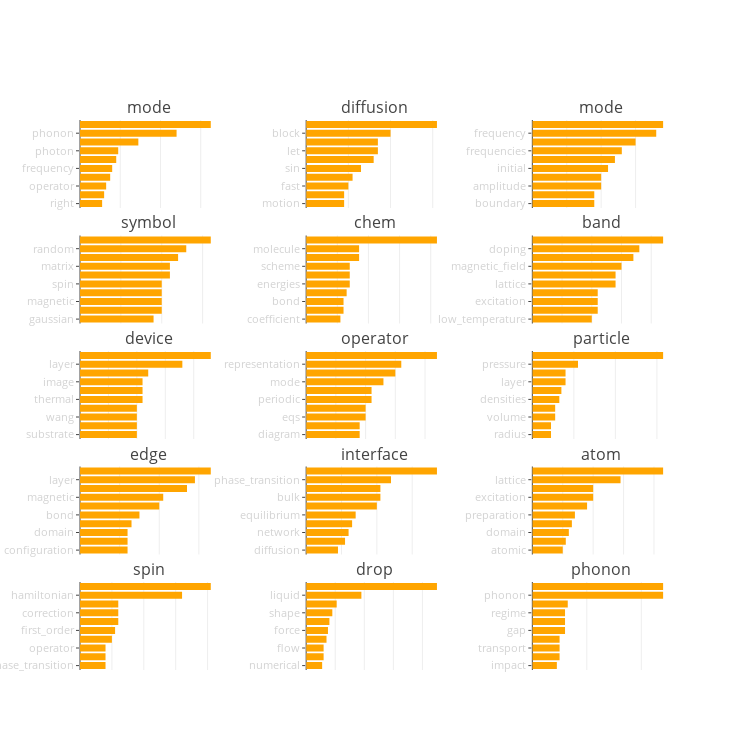

Notebook source saved alongside this figure:
### Code cell
draw_barchart(volume) # volume topics

### Figure 1 — Plotly figure (JSON) as saved in the notebook; plotly's stock layout.template omitted (floating-point values rounded to 4 significant figures)
{"data": [{"marker": {"color": "orange"}, "name": "topic #1", "orientation": "h", "type": "bar", "x": [0.011, 0.012, 0.013, 0.015, 0.016, 0.018, 0.019, 0.029, 0.048, 0.065], "xaxis": "x1", "y": ["right", "correlation", "operator", "resonance", "frequency", "flow", "photon", "wave", "phonon", "mode"], "yaxis": "y1"}, {"marker": {"color": "orange"}, "name": "topic #2", "orientation": "h", "type": "bar", "x": [0.009, 0.009, 0.01, 0.011, 0.013, 0.016, 0.017, 0.017, 0.02, 0.031], "xaxis": "x2", "y": ["motion", "operator", "fast", "cos", "sin", "matrix", "let", "site", "block", "diffusion"], "yaxis": "y2"}, {"marker": {"color": "orange"}, "name": "topic #3", "orientation": "h", "type": "bar", "x": [0.009, 0.009, 0.01, 0.01, 0.011, 0.012, 0.013, 0.015, 0.018, 0.019], "xaxis": "x3", "y": ["boundary", "weak", "amplitude", "optical", "initial", "response", "frequencies", "regime", "frequency", "mode"], "yaxis": "y3"}, {"marker": {"color": "orange"}, "name": "topic #4", "orientation": "h", "type": "bar", "x": [0.009, 0.01, 0.01, 0.01, 0.01, 0.011, 0.011, 0.012, 0.013, 0.016], "xaxis": "x4", "y": ["gaussian", "probability", "magnetic", "correlation", "spin", "error", "matrix", "distribution", "random", "symbol"], "yaxis": "y4"}, {"marker": {"color": "orange"}, "name": "topic #5", "orientation": "h", "type": "bar", "x": [0.011, 0.012, 0.012, 0.013, 0.014, 0.014, 0.014, 0.017, 0.017, 0.042], "xaxis": "x5", "y": ["coefficient", "correlation", "bond", "electronic", "energies", "space", "scheme", "group", "molecule", "chem"], "yaxis": "y5"}, {"marker": {"color": "orange"}, "name": "topic #6", "orientation": "h", "type": "bar", "x": [0.01, 0.011, 0.011, 0.011, 0.014, 0.014, 0.015, 0.017, 0.018, 0.022], "xaxis": "x6", "y": ["low_temperature", "ion", "excitation", "pressure", "lattice", "spin", "magnetic_field", "magnetic", "doping", "band"], "yaxis": "y6"}, {"marker": {"color": "orange"}, "name": "topic #7", "orientation": "h", "type": "bar", "x": [0.01, 0.01, 0.01, 0.01, 0.011, 0.011, 0.011, 0.012, 0.018, 0.023], "xaxis": "x7", "y": ["substrate", "prepared", "wang", "film", "thermal", "peak", "image", "channel", "layer", "device"], "yaxis": "y7"}, {"marker": {"color": "orange"}, "name": "topic #8", "orientation": "h", "type": "bar", "x": [0.009, 0.009, 0.01, 0.01, 0.011, 0.011, 0.013, 0.015, 0.016, 0.022], "xaxis": "x8", "y": ["diagram", "space", "eqs", "fermion", "periodic", "momentum", "mode", "spin", "representation", "operator"], "yaxis": "y8"}, {"marker": {"color": "orange"}, "name": "topic #9", "orientation": "h", "type": "bar", "x": [0.009, 0.009, 0.011, 0.011, 0.013, 0.014, 0.016, 0.016, 0.022, 0.063], "xaxis": "x9", "y": ["radius", "shape", "volume", "oscillation", "densities", "velocity", "layer", "force", "pressure", "particle"], "yaxis": "y9"}, {"marker": {"color": "orange"}, "name": "topic #10", "orientation": "h", "type": "bar", "x": [0.012, 0.012, 0.012, 0.013, 0.015, 0.02, 0.021, 0.027, 0.029, 0.033], "xaxis": "x10", "y": ["configuration", "profile", "domain", "boundary", "bond", "spin", "magnetic", "atom", "layer", "edge"], "yaxis": "y10"}, {"marker": {"color": "orange"}, "name": "topic #11", "orientation": "h", "type": "bar", "x": [0.009, 0.011, 0.012, 0.013, 0.014, 0.02, 0.021, 0.021, 0.024, 0.037], "xaxis": "x11", "y": ["diffusion", "pattern", "network", "continuous", "equilibrium", "rate", "bulk", "spin", "phase_transition", "interface"], "yaxis": "y11"}, {"marker": {"color": "orange"}, "name": "topic #12", "orientation": "h", "type": "bar", "x": [0.01, 0.011, 0.012, 0.013, 0.014, 0.018, 0.02, 0.02, 0.029, 0.043], "xaxis": "x12", "y": ["atomic", "distribution", "domain", "optical", "preparation", "ground_state", "excitation", "frequency", "lattice", "atom"], "yaxis": "y12"}, {"marker": {"color": "orange"}, "name": "topic #13", "orientation": "h", "type": "bar", "x": [0.008, 0.008, 0.008, 0.01, 0.011, 0.012, 0.012, 0.012, 0.032, 0.041], "xaxis": "x13", "y": ["phase_transition", "magnetic_field", "operator", "fermion", "first_order", "lattice", "correction", "ground_state", "hamiltonian", "spin"], "yaxis": "y13"}, {"marker": {"color": "orange"}, "name": "topic #14", "orientation": "h", "type": "bar", "x": [0.011, 0.012, 0.012, 0.014, 0.015, 0.016, 0.018, 0.021, 0.038, 0.09], "xaxis": "x14", "y": ["numerical", "motion", "flow", "configuration", "force", "interface", "shape", "volume", "liquid", "drop"], "yaxis": "y14"}, {"marker": {"color": "orange"}, "name": "topic #15", "orientation": "h", "type": "bar", "x": [0.009, 0.01, 0.01, 0.01, 0.012, 0.012, 0.012, 0.013, 0.048, 0.048], "xaxis": "x15", "y": ["impact", "doping", "transport", "force", "gap", "layer", "regime", "ter", "phonon", "scattering"], "yaxis": "y15"}], "layout": {"annotations": [{"font": {"size": 16}, "showarrow": false, "text": "mode", "x": 0.1167, "xanchor": "center", "xref": "paper", "y": 1, "yanchor": "bottom", "yref": "paper"}, {"font": {"size": 16}, "showarrow": false, "text": "diffusion", "x": 0.5, "xanchor": "center", "xref": "paper", "y": 1, "yanchor": "bottom", "yref": "paper"}, {"font": {"size": 16}, "showarrow": false, "text": "mode", "x": 0.8833, "xanchor": "center", "xref": "paper", "y": 1, "yanchor": "bottom", "yref": "paper"}, {"font": {"size": 16}, "showarrow": false, "text": "symbol", "x": 0.1167, "xanchor": "center", "xref": "paper", "y": 0.79, "yanchor": "bottom", "yref": "paper"}, {"font": {"size": 16}, "showarrow": false, "text": "chem", "x": 0.5, "xanchor": "center", "xref": "paper", "y": 0.79, "yanchor": "bottom", "yref": "paper"}, {"font": {"size": 16}, "showarrow": false, "text": "band", "x": 0.8833, "xanchor": "center", "xref": "paper", "y": 0.79, "yanchor": "bottom", "yref": "paper"}, {"font": {"size": 16}, "showarrow": false, "text": "device", "x": 0.1167, "xanchor": "center", "xref": "paper", "y": 0.58, "yanchor": "bottom", "yref": "paper"}, {"font": {"size": 16}, "showarrow": false, "text": "operator", "x": 0.5, "xanchor": "center", "xref": "paper", "y": 0.58, "yanchor": "bottom", "yref": "paper"}, {"font": {"size": 16}, "showarrow": false, "text": "particle", "x": 0.8833, "xanchor": "center", "xref": "paper", "y": 0.58, "yanchor": "bottom", "yref": "paper"}, {"font": {"size": 16}, "showarrow": false, "text": "edge", "x": 0.1167, "xanchor": "center", "xref": "paper", "y": 0.37, "yanchor": "bottom", "yref": "paper"}, {"font": {"size": 16}, "showarrow": false, "text": "interface", "x": 0.5, "xanchor": "center", "xref": "paper", "y": 0.37, "yanchor": "bottom", "yref": "paper"}, {"font": {"size": 16}, "showarrow": false, "text": "atom", "x": 0.8833, "xanchor": "center", "xref": "paper", "y": 0.37, "yanchor": "bottom", "yref": "paper"}, {"font": {"size": 16}, "showarrow": false, "text": "spin", "x": 0.1167, "xanchor": "center", "xref": "paper", "y": 0.16, "yanchor": "bottom", "yref": "paper"}, {"font": {"size": 16}, "showarrow": false, "text": "drop", "x": 0.5, "xanchor": "center", "xref": "paper", "y": 0.16, "yanchor": "bottom", "yref": "paper"}, {"font": {"size": 16}, "showarrow": false, "text": "phonon", "x": 0.8833, "xanchor": "center", "xref": "paper", "y": 0.16, "yanchor": "bottom", "yref": "paper"}], "height": 750, "margin": {"t": 120}, "showlegend": false, "title": "", "width": 750, "xaxis1": {"anchor": "y1", "domain": [0, 0.2333], "showticklabels": false}, "xaxis10": {"anchor": "y10", "domain": [0, 0.2333], "showticklabels": false}, "xaxis11": {"anchor": "y11", "domain": [0.3833, 0.6167], "showticklabels": false}, "xaxis12": {"anchor": "y12", "domain": [0.7667, 1.0], "showticklabels": false}, "xaxis13": {"anchor": "y13", "domain": [0, 0.2333], "showticklabels": false}, "xaxis14": {"anchor": "y14", "domain": [0.3833, 0.6167], "showticklabels": false}, "xaxis15": {"anchor": "y15", "domain": [0.7667, 1.0], "showticklabels": false}, "xaxis2": {"anchor": "y2", "domain": [0.3833, 0.6167], "showticklabels": false}, "xaxis3": {"anchor": "y3", "domain": [0.7667, 1.0], "showticklabels": false}, "xaxis4": {"anchor": "y4", "domain": [0, 0.2333], "showticklabels": false}, "xaxis5": {"anchor": "y5", "domain": [0.3833, 0.6167], "showticklabels": false}, "xaxis6": {"anchor": "y6", "domain": [0.7667, 1.0], "showticklabels": false}, "xaxis7": {"anchor": "y7", "domain": [0, 0.2333], "showticklabels": false}, "xaxis8": {"anchor": "y8", "domain": [0.3833, 0.6167], "showticklabels": false}, "xaxis9": {"anchor": "y9", "domain": [0.7667, 1.0], "showticklabels": false}, "yaxis1": {"anchor": "x1", "domain": [0.84, 1], "tickfont": {"color": "lightgrey", "size": 11}, "ticklen": 3}, "yaxis10": {"anchor": "x10", "domain": [0.21, 0.37], "tickfont": {"color": "lightgrey", "size": 11}, "ticklen": 3}, "yaxis11": {"anchor": "x11", "domain": [0.21, 0.37], "tickfont": {"color": "lightgrey", "size": 11}, "ticklen": 3}, "yaxis12": {"anchor": "x12", "domain": [0.21, 0.37], "tickfont": {"color": "lightgrey", "size": 11}, "ticklen": 3}, "yaxis13": {"anchor": "x13", "domain": [0, 0.16], "tickfont": {"color": "lightgrey", "size": 11}, "ticklen": 3}, "yaxis14": {"anchor": "x14", "domain": [0, 0.16], "tickfont": {"color": "lightgrey", "size": 11}, "ticklen": 3}, "yaxis15": {"anchor": "x15", "domain": [0, 0.16], "tickfont": {"color": "lightgrey", "size": 11}, "ticklen": 3}, "yaxis2": {"anchor": "x2", "domain": [0.84, 1], "tickfont": {"color": "lightgrey", "size": 11}, "ticklen": 3}, "yaxis3": {"anchor": "x3", "domain": [0.84, 1], "tickfont": {"color": "lightgrey", "size": 11}, "ticklen": 3}, "yaxis4": {"anchor": "x4", "domain": [0.63, 0.79], "tickfont": {"color": "lightgrey", "size": 11}, "ticklen": 3}, "yaxis5": {"anchor": "x5", "domain": [0.63, 0.79], "tickfont": {"color": "lightgrey", "size": 11}, "ticklen": 3}, "yaxis6": {"anchor": "x6", "domain": [0.63, 0.79], "tickfont": {"color": "lightgrey", "size": 11}, "ticklen": 3}, "yaxis7": {"anchor": "x7", "domain": [0.42, 0.58], "tickfont": {"color": "lightgrey", "size": 11}, "ticklen": 3}, "yaxis8": {"anchor": "x8", "domain": [0.42, 0.58], "tickfont": {"color": "lightgrey", "size": 11}, "ticklen": 3}, "yaxis9": {"anchor": "x9", "domain": [0.42, 0.58], "tickfont": {"color": "lightgrey", "size": 11}, "ticklen": 3}}}
